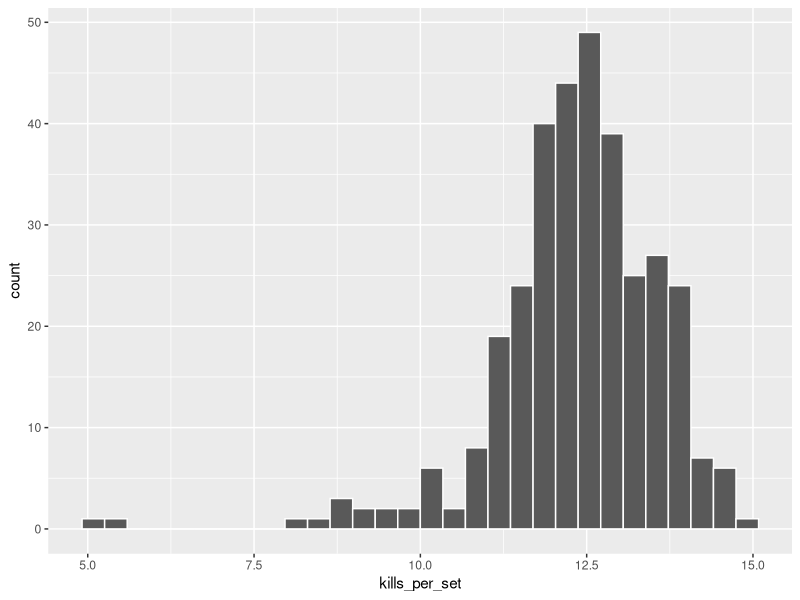
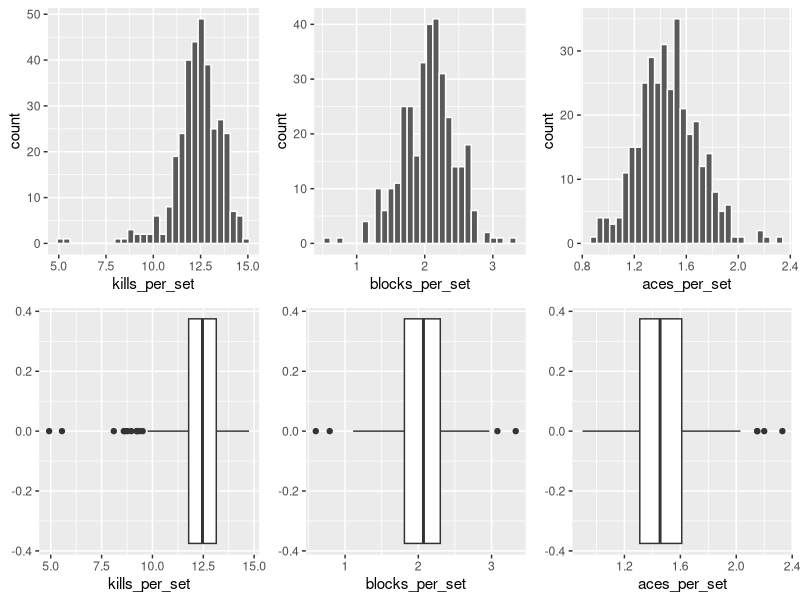
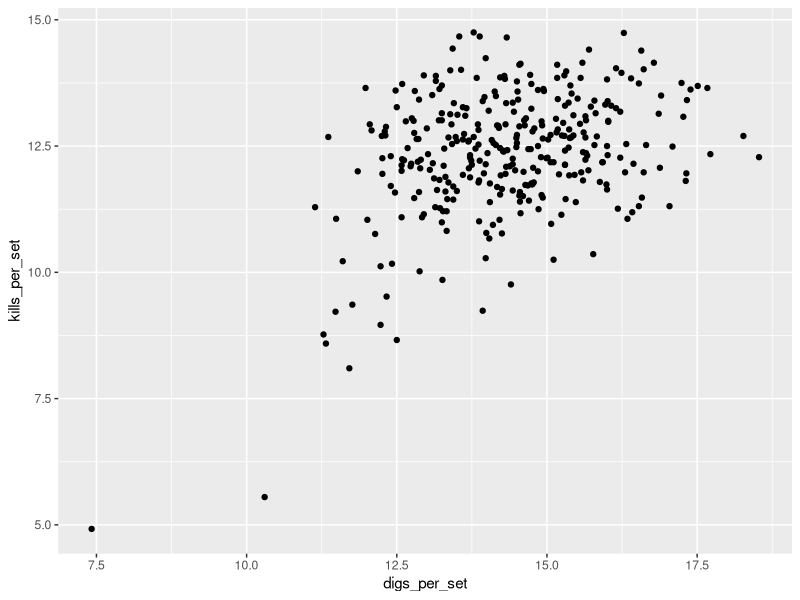
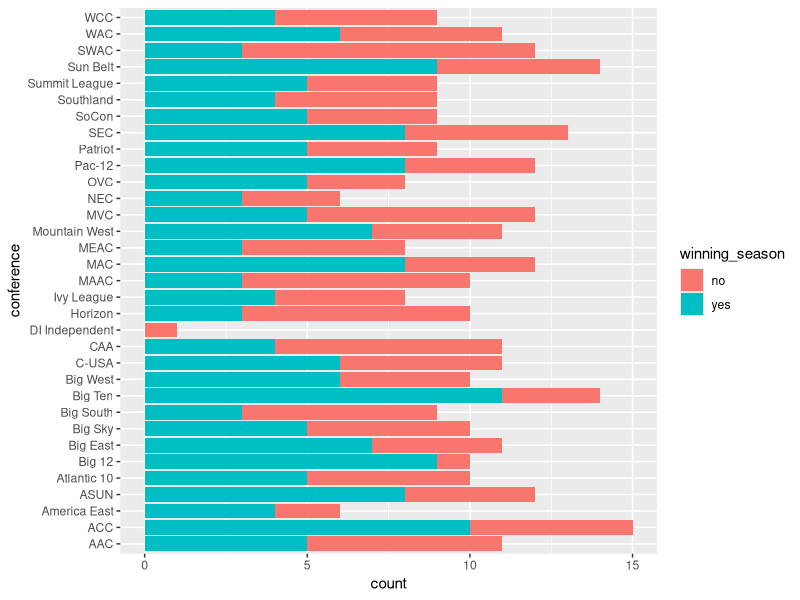
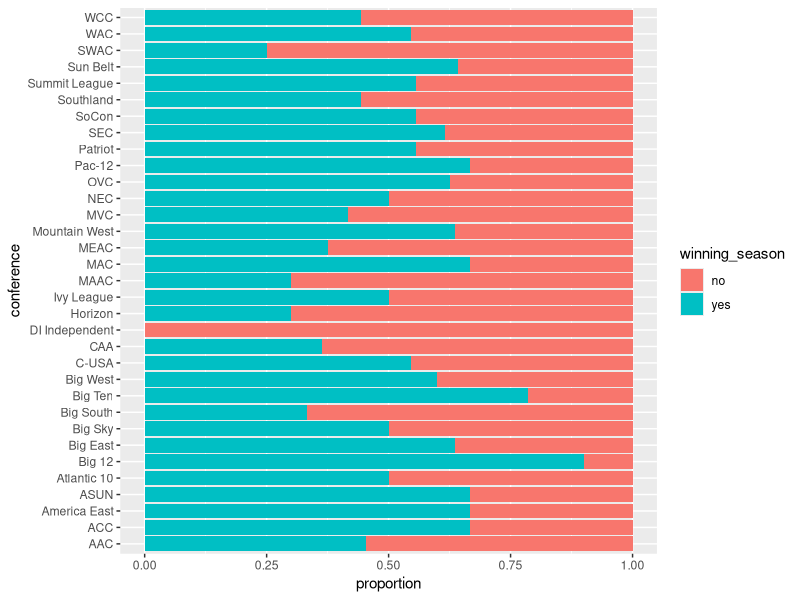
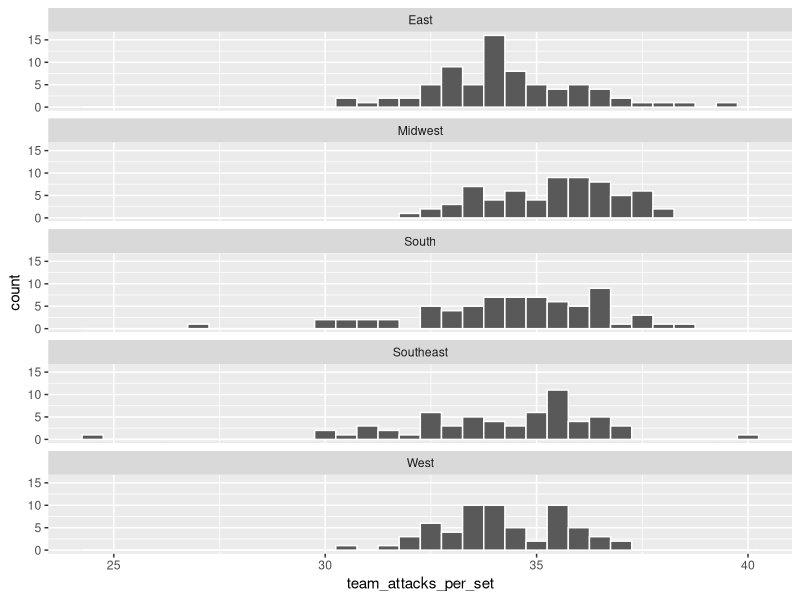
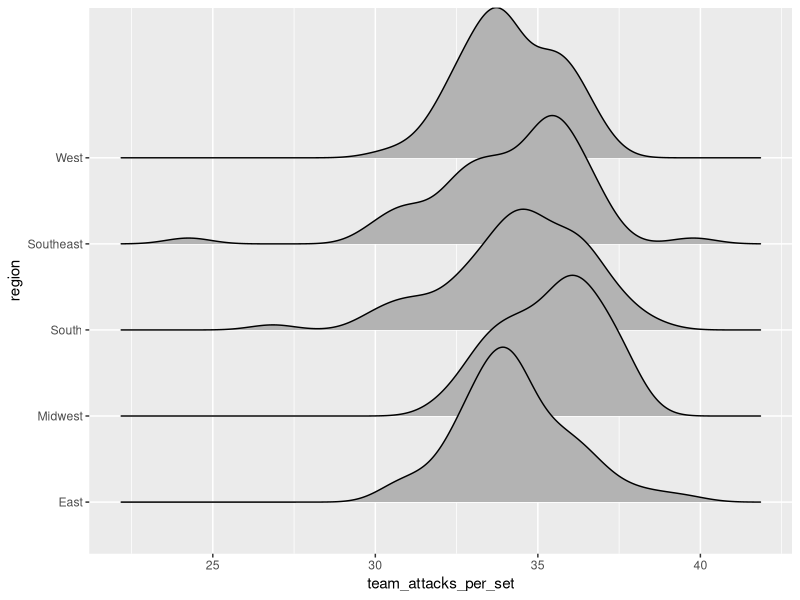
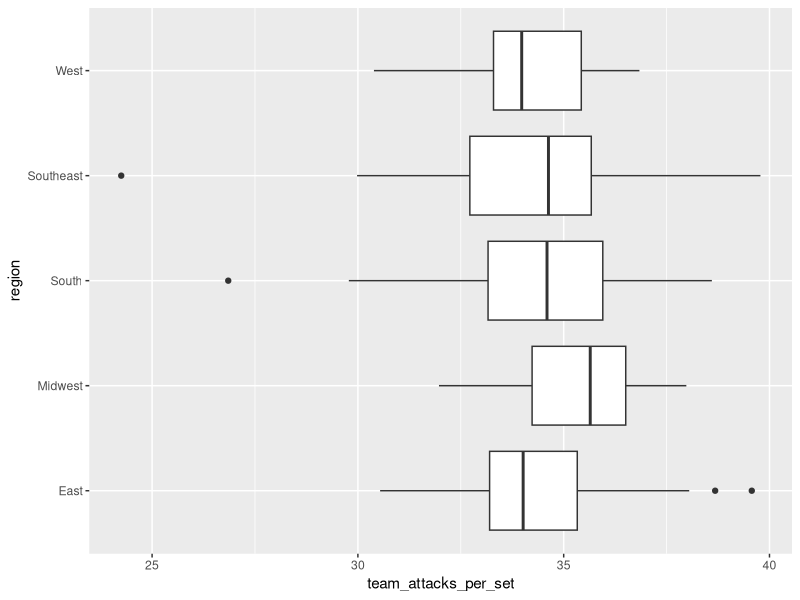

Write R code to recreate these figures, in order.
## ---- chunk 1
library(tidyverse) #loads package
library(ggridges)

volleyball <- read_csv("volleyball_ncaa_div1_2022_23_clean.csv") #loads data
## ---- chunk 2
glimpse(volleyball)
## ---- chunk 3
ggplot(volleyball, aes(x = kills_per_set)) + 
  geom_histogram(color = "white")
## ---- chunk 4
library(cowplot)
ggplot(volleyball, aes(x = kills_per_set)) +
  geom_histogram(color = "white") -> h1

ggplot(volleyball, aes(x = blocks_per_set)) +
  geom_histogram(color = "white") -> h2

ggplot(volleyball, aes(x = aces_per_set)) +
  geom_histogram(color = "white") -> h3

ggplot(volleyball, aes(x = kills_per_set)) +
  geom_boxplot() -> b1

ggplot(volleyball, aes(x = blocks_per_set)) +
  geom_boxplot() -> b2

ggplot(volleyball, aes(x = aces_per_set)) +
  geom_boxplot() -> b3

plot_grid(h1, h2, h3, b1, b2, b3)
## ---- chunk 5
ggplot(volleyball, aes(x = digs_per_set, y = kills_per_set)) +
  geom_point()
## ---- chunk 6
volleyball %>% 
  filter(!is.na(conference)) -> volleyball
## ---- chunk 7
ggplot(volleyball, aes(y = conference, fill = winning_season)) +
  geom_bar()
## ---- chunk 8
ggplot(volleyball, aes(y = conference, fill = winning_season)) +
  geom_bar(position = "fill") +
  labs(x = "proportion")
## ---- chunk 9
ggplot(volleyball, aes(x = team_attacks_per_set)) +
  geom_histogram(color = "white", binwidth = 0.5) + 
  facet_wrap(~ region, ncol = 1)
## ---- chunk 10
ggplot(volleyball, aes(x = team_attacks_per_set, y = region)) +
   geom_density_ridges()
## ---- chunk 11
ggplot(volleyball, aes(x = team_attacks_per_set, y = region)) +
   geom_boxplot()
## ---- chunk 12
ggplot(volleyball, aes(x = hitting_pctg, y = opp_hitting_pctg,
                        color = win_pctg)) +
  geom_point() +
  scale_color_gradient(trans = "reverse")
## ---- chunk 13
ggplot(volleyball, aes(x = hitting_pctg, y = opp_hitting_pctg,
                        color = win_pctg, size = win_pctg)) +
  geom_point() +
  scale_color_gradient(trans = "reverse")
